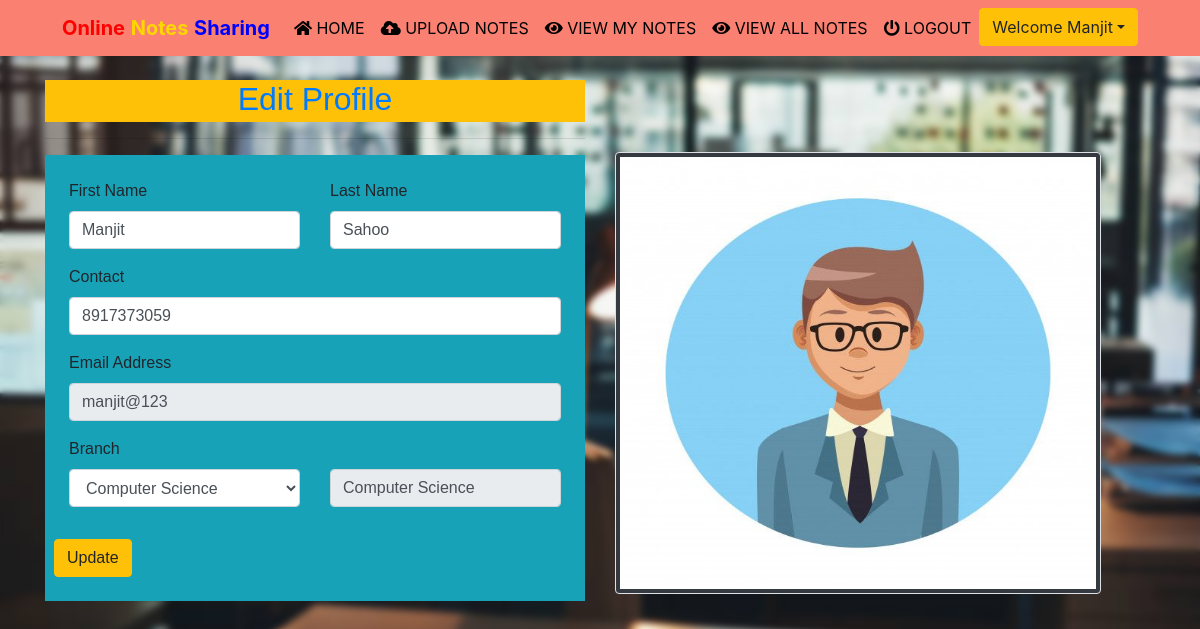
/edit_profile (signed in), run on the app's committed database.
### notes/models.py (models this page shows, shortened)
class Signup(models.Model):
    user = models.ForeignKey(User,on_delete=models.CASCADE)
    contact = models.CharField(max_length=10)
    branch = models.CharField(max_length=30)
    role = models.CharField(max_length=15)

### notes/views.py (the view, shortened to what this page needs)
# urls.py: path('edit_profile', edit_profile, name='edit_profile'),
def edit_profile(request):
    if not request.user.is_authenticated:
        return redirect('login')
    user = User.objects.get(id=request.user.id)
    data = Signup.objects.get(user = user)
    error = False
    d = {'data':data,'user':user,'error':error}
    return render(request,'edit_profile.html',d)

### notes/templates/edit_profile.html (shortened to what this page needs)
{% extends 'usernavigation.html'%}
{% load static %}
{% block body %}
<div class="container"
		style="font-family: 'IBM Plex Sans', sans-serif;">
		<div class="row">
			<div class="col-sm-6 mt-4">
				<h2 class="text-center text-primary bg-warning pb-1">Edit Profile</h2>
				<hr>
				<form method="post" class="bg-info py-4 px-4">
					<div class="row register-form">
						<div class="col-md-6">
							<div class="form-group">
								<label> First Name</label>
                <input type="text" class="form-control" value="{{data.user.first_name}}" name="firstname">
							</div>
						</div>
						<div class="col-md-6">
							<div class="form-group">
								<label> Last Name</label>
                <input type="text" class="form-control" value="{{data.user.last_name}}" name="lastname">
							</div>
						</div>
						<div class="col-md-12">
							<div class="form-group">
								<label> Contact</label>
								<input type="text" class="form-control" name="contact" value="{{data.contact}}">
							</div>
						</div>
						<div class="col-md-12">
							<div class="form-group">
								<label> Email Address</label>
								<input type="email" class="form-control" name="emailid" value="{{data.user.username}}" readonly>
							</div>
						</div>
						<div class="col-md-6">
							<div class="form-group">
								<label> Branch</label>
								<select class="form-control" name="branch">
									<option value="Computer Science">Computer Science</option>
								</select>
							</div>
						</div>
						<div class="form-group col-md-6 mt-2">
							<br>
							<input type="text" value="{{data.branch}}" class="form-control" readonly>
						</div>
						<input type="submit" value="Update" class="btn btn-warning mt-3">
					</div>
			</form>
			</div>
			<div class="col-sm-6 mt-5"><br><br>
				<img src="{% static 'images/editpro.jpg' %}" style="width: 90%; height: 442px" class="img-thumbnail bg-dark">
			</div>
		</div>
	</div>
{% endblock %}

### notes/templates/usernavigation.html (shortened to what this page needs)
<html lang="en">
<head>
  {% load static %}
  <link rel="stylesheet" href="https://maxcdn.bootstrapcdn.com/bootstrap/4.3.1/css/bootstrap.min.css">
  <link rel="stylesheet" href="https://use.fontawesome.com/releases/v5.6.3/css/all.css">
    <link rel="stylesheet" href="{% static 'css/mystyle.css' %}">
    <link rel="stylesheet" href="https://cdnjs.cloudflare.com/ajax/libs/twitter-bootstrap/4.5.2/css/bootstrap.css">
<link rel="stylesheet" href="https://cdn.datatables.net/1.11.3/css/dataTables.bootstrap4.min.css">
</head>
<body style="background-color:lightgreen;">
 <nav class="navbar navbar-expand-sm justify-content-center" style = "background-color :salmon">
     <a class="navbar-brand" href=""><span style="color:red"><b>Online</b></span><span style="color:gold"> <b>Notes</b> </span><span style="color:blue"><b>Sharing</b></span></a>
  <ul class="navbar-nav">
      <li class="navbar-item">
          <a class="nav-link" href="{% url 'profile' %}"><i class="fas fa-home"></i> HOME</a>
      </li>
      <li class="navbar-item">
          <a class="nav-link" href="{% url 'upload_notes' %}"><i class="fas fa-cloud-upload-alt"></i> UPLOAD NOTES</a>
      </li>
			<li class="navbar-item">
                <a class="nav-link" href="{% url 'view_mynotes' %}"><i class="fas fa-eye"></i> VIEW MY NOTES</a>
            </li>
			<li class="navbar-item">
                <a class="nav-link" href="{% url 'viewallnotes' %}"><i class="fas fa-eye"></i> VIEW ALL NOTES</a>
            </li>
			<li class="navbar-item">
                <a class="nav-link" href="{% url 'logout' %}"><i class="fas fa-power-off"></i> LOGOUT</a>
            </li>
			<div class="dropdown">
				<button class="btn btn-warning dropdown-toggle" type="button"
					id="dropdownMenuButton" data-toggle="dropdown" aria-haspopup="true"
					aria-expanded="false">Welcome {{request.user.first_name}}</button>
			</div>
  </ul>
 </nav>
</body>
</html>
{% block body %}
{% endblock %}

### notes/static/css/mystyle.css (style rules this page uses)
.nav-link { color : black }

### notes/templates/usernavigation.html (style rules this page uses)
body { background-image: url("static/images/user.jpg"); background-position: center; background-size: cover; background-repeat: no-repeat; backdrop-filter: blur(3px); }

### data on the page
Signup: firstname "Manjit", lastname "Sahoo", contact "8917373059", emailid "manjit@123", branch "Computer Science"

### other printed values
{{ request.user.first_name }} "Manjit"
